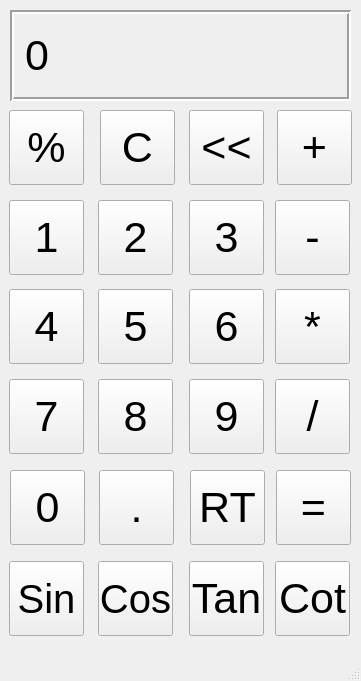
<?xml version="1.0" encoding="UTF-8"?>
<ui version="4.0">
 <class>MainWindow</class>
 <widget class="QMainWindow" name="MainWindow">
  <property name="geometry">
   <rect>
    <x>0</x>
    <y>0</y>
    <width>361</width>
    <height>681</height>
   </rect>
  </property>
  <property name="windowTitle">
   <string>Calculator</string>
  </property>
  <widget class="QWidget" name="centralwidget">
   <widget class="QLabel" name="outputLabel">
    <property name="geometry">
     <rect>
      <x>10</x>
      <y>10</y>
      <width>341</width>
      <height>91</height>
     </rect>
    </property>
    <property name="font">
     <font>
      <pointsize>32</pointsize>
     </font>
    </property>
    <property name="frameShape">
     <enum>QFrame::Box</enum>
    </property>
    <property name="frameShadow">
     <enum>QFrame::Sunken</enum>
    </property>
    <property name="lineWidth">
     <number>2</number>
    </property>
    <property name="text">
     <string>0</string>
    </property>
    <property name="margin">
     <number>10</number>
    </property>
   </widget>
   <widget class="QPushButton" name="percentButton">
    <property name="geometry">
     <rect>
      <x>9</x>
      <y>110</y>
      <width>75</width>
      <height>75</height>
     </rect>
    </property>
    <property name="font">
     <font>
      <pointsize>32</pointsize>
     </font>
    </property>
    <property name="text">
     <string>%</string>
    </property>
   </widget>
   <widget class="QPushButton" name="cButton">
    <property name="geometry">
     <rect>
      <x>100</x>
      <y>110</y>
      <width>75</width>
      <height>75</height>
     </rect>
    </property>
    <property name="font">
     <font>
      <pointsize>32</pointsize>
     </font>
    </property>
    <property name="text">
     <string>C</string>
    </property>
   </widget>
   <widget class="QPushButton" name="arrowButton">
    <property name="geometry">
     <rect>
      <x>189</x>
      <y>110</y>
      <width>75</width>
      <height>75</height>
     </rect>
    </property>
    <property name="font">
     <font>
      <pointsize>32</pointsize>
     </font>
    </property>
    <property name="text">
     <string>&lt;&lt;</string>
    </property>
   </widget>
   <widget class="QPushButton" name="addButton">
    <property name="geometry">
     <rect>
      <x>277</x>
      <y>110</y>
      <width>75</width>
      <height>75</height>
     </rect>
    </property>
    <property name="font">
     <font>
      <pointsize>32</pointsize>
     </font>
    </property>
    <property name="text">
     <string>+</string>
    </property>
   </widget>
   <widget class="QPushButton" name="substractButton">
    <property name="geometry">
     <rect>
      <x>275</x>
      <y>200</y>
      <width>75</width>
      <height>75</height>
     </rect>
    </property>
    <property name="font">
     <font>
      <pointsize>32</pointsize>
     </font>
    </property>
    <property name="text">
     <string>-</string>
    </property>
   </widget>
   <widget class="QPushButton" name="threeButton">
    <property name="geometry">
     <rect>
      <x>189</x>
      <y>200</y>
      <width>75</width>
      <height>75</height>
     </rect>
    </property>
    <property name="font">
     <font>
      <pointsize>32</pointsize>
     </font>
    </property>
    <property name="text">
     <string>3</string>
    </property>
   </widget>
   <widget class="QPushButton" name="oneButton">
    <property name="geometry">
     <rect>
      <x>9</x>
      <y>200</y>
      <width>75</width>
      <height>75</height>
     </rect>
    </property>
    <property name="font">
     <font>
      <pointsize>32</pointsize>
     </font>
    </property>
    <property name="text">
     <string>1</string>
    </property>
   </widget>
   <widget class="QPushButton" name="twoButton">
    <property name="geometry">
     <rect>
      <x>98</x>
      <y>200</y>
      <width>75</width>
      <height>75</height>
     </rect>
    </property>
    <property name="font">
     <font>
      <pointsize>32</pointsize>
     </font>
    </property>
    <property name="text">
     <string>2</string>
    </property>
   </widget>
   <widget class="QPushButton" name="multiplyButton">
    <property name="geometry">
     <rect>
      <x>275</x>
      <y>289</y>
      <width>75</width>
      <height>75</height>
     </rect>
    </property>
    <property name="font">
     <font>
      <pointsize>32</pointsize>
     </font>
    </property>
    <property name="text">
     <string>*</string>
    </property>
   </widget>
   <widget class="QPushButton" name="sixButton">
    <property name="geometry">
     <rect>
      <x>189</x>
      <y>289</y>
      <width>75</width>
      <height>75</height>
     </rect>
    </property>
    <property name="font">
     <font>
      <pointsize>32</pointsize>
     </font>
    </property>
    <property name="text">
     <string>6</string>
    </property>
   </widget>
   <widget class="QPushButton" name="fourButton">
    <property name="geometry">
     <rect>
      <x>9</x>
      <y>289</y>
      <width>75</width>
      <height>75</height>
     </rect>
    </property>
    <property name="font">
     <font>
      <pointsize>32</pointsize>
     </font>
    </property>
    <property name="text">
     <string>4</string>
    </property>
   </widget>
   <widget class="QPushButton" name="fiveButton">
    <property name="geometry">
     <rect>
      <x>98</x>
      <y>289</y>
      <width>75</width>
      <height>75</height>
     </rect>
    </property>
    <property name="font">
     <font>
      <pointsize>32</pointsize>
     </font>
    </property>
    <property name="text">
     <string>5</string>
    </property>
   </widget>
   <widget class="QPushButton" name="divideButton">
    <property name="geometry">
     <rect>
      <x>275</x>
      <y>379</y>
      <width>75</width>
      <height>75</height>
     </rect>
    </property>
    <property name="font">
     <font>
      <pointsize>32</pointsize>
     </font>
    </property>
    <property name="text">
     <string>/</string>
    </property>
   </widget>
   <widget class="QPushButton" name="nineButton">
    <property name="geometry">
     <rect>
      <x>189</x>
      <y>379</y>
      <width>75</width>
      <height>75</height>
     </rect>
    </property>
    <property name="font">
     <font>
      <pointsize>32</pointsize>
     </font>
    </property>
    <property name="text">
     <string>9</string>
    </property>
   </widget>
   <widget class="QPushButton" name="sevenButton">
    <property name="geometry">
     <rect>
      <x>9</x>
      <y>379</y>
      <width>75</width>
      <height>75</height>
     </rect>
    </property>
    <property name="font">
     <font>
      <pointsize>32</pointsize>
     </font>
    </property>
    <property name="text">
     <string>7</string>
    </property>
   </widget>
   <widget class="QPushButton" name="eightButton">
    <property name="geometry">
     <rect>
      <x>98</x>
      <y>379</y>
      <width>75</width>
      <height>75</height>
     </rect>
    </property>
    <property name="font">
     <font>
      <pointsize>32</pointsize>
     </font>
    </property>
    <property name="text">
     <string>8</string>
    </property>
   </widget>
   <widget class="QPushButton" name="zeroButton">
    <property name="geometry">
     <rect>
      <x>10</x>
      <y>470</y>
      <width>75</width>
      <height>75</height>
     </rect>
    </property>
    <property name="font">
     <font>
      <pointsize>32</pointsize>
     </font>
    </property>
    <property name="text">
     <string>0</string>
    </property>
   </widget>
   <widget class="QPushButton" name="decimalButton">
    <property name="geometry">
     <rect>
      <x>99</x>
      <y>470</y>
      <width>75</width>
      <height>75</height>
     </rect>
    </property>
    <property name="font">
     <font>
      <pointsize>32</pointsize>
     </font>
    </property>
    <property name="text">
     <string>.</string>
    </property>
   </widget>
   <widget class="QPushButton" name="equalButton">
    <property name="geometry">
     <rect>
      <x>276</x>
      <y>470</y>
      <width>75</width>
      <height>75</height>
     </rect>
    </property>
    <property name="font">
     <font>
      <pointsize>32</pointsize>
     </font>
    </property>
    <property name="text">
     <string>=</string>
    </property>
   </widget>
   <widget class="QPushButton" name="sqrtButton">
    <property name="geometry">
     <rect>
      <x>190</x>
      <y>470</y>
      <width>75</width>
      <height>75</height>
     </rect>
    </property>
    <property name="font">
     <font>
      <pointsize>32</pointsize>
     </font>
    </property>
    <property name="text">
     <string>RT</string>
    </property>
   </widget>
   <widget class="QPushButton" name="tanxButton">
    <property name="geometry">
     <rect>
      <x>189</x>
      <y>561</y>
      <width>75</width>
      <height>75</height>
     </rect>
    </property>
    <property name="font">
     <font>
      <pointsize>32</pointsize>
     </font>
    </property>
    <property name="text">
     <string>Tan</string>
    </property>
   </widget>
   <widget class="QPushButton" name="cotxButton">
    <property name="geometry">
     <rect>
      <x>275</x>
      <y>561</y>
      <width>75</width>
      <height>75</height>
     </rect>
    </property>
    <property name="font">
     <font>
      <pointsize>32</pointsize>
     </font>
    </property>
    <property name="text">
     <string>Cot</string>
    </property>
   </widget>
   <widget class="QPushButton" name="cosxButton">
    <property name="geometry">
     <rect>
      <x>98</x>
      <y>561</y>
      <width>75</width>
      <height>75</height>
     </rect>
    </property>
    <property name="font">
     <font>
      <pointsize>30</pointsize>
     </font>
    </property>
    <property name="text">
     <string>Cos</string>
    </property>
   </widget>
   <widget class="QPushButton" name="sinxButton">
    <property name="geometry">
     <rect>
      <x>9</x>
      <y>561</y>
      <width>75</width>
      <height>75</height>
     </rect>
    </property>
    <property name="font">
     <font>
      <pointsize>30</pointsize>
     </font>
    </property>
    <property name="text">
     <string>Sin</string>
    </property>
   </widget>
  </widget>
  <widget class="QMenuBar" name="menubar">
   <property name="geometry">
    <rect>
     <x>0</x>
     <y>0</y>
     <width>361</width>
     <height>20</height>
    </rect>
   </property>
  </widget>
  <widget class="QStatusBar" name="statusbar"/>
 </widget>
 <resources/>
 <connections/>
</ui>
